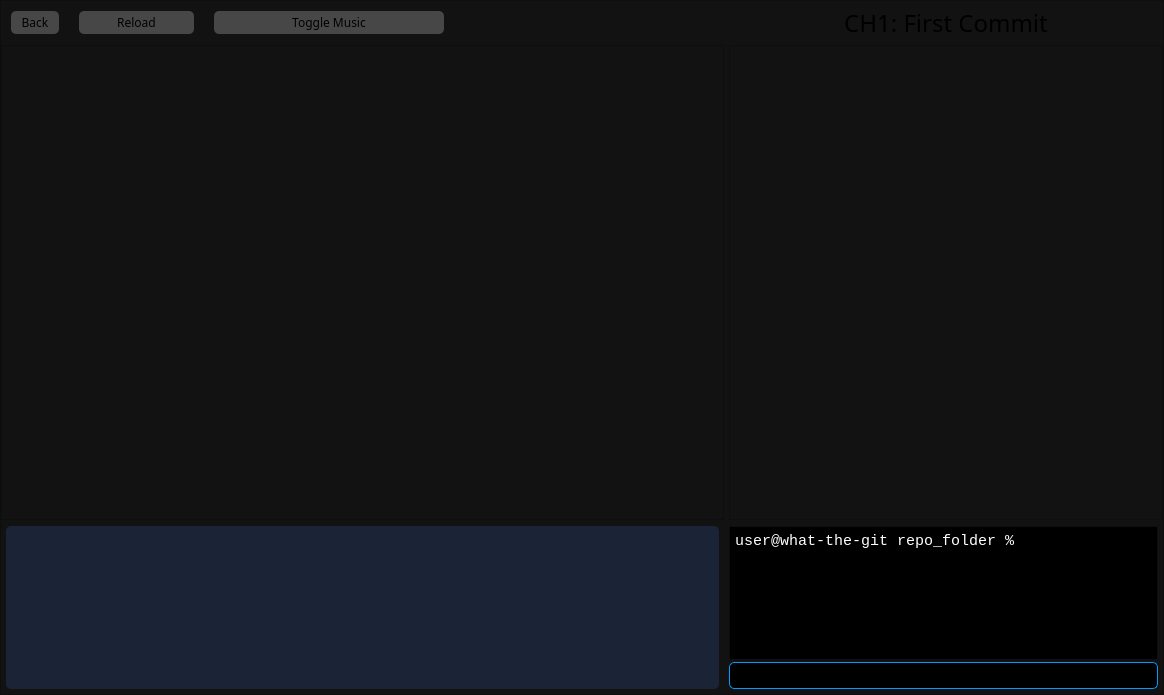
<?xml version="1.0" encoding="UTF-8"?>
<ui version="4.0">
 <class>MainChapterWindow</class>
 <widget class="QMainWindow" name="MainChapterWindow">
  <property name="geometry">
   <rect>
    <x>0</x>
    <y>0</y>
    <width>1164</width>
    <height>695</height>
   </rect>
  </property>
  <property name="sizePolicy">
   <sizepolicy hsizetype="Expanding" vsizetype="Expanding">
    <horstretch>0</horstretch>
    <verstretch>0</verstretch>
   </sizepolicy>
  </property>
  <property name="minimumSize">
   <size>
    <width>900</width>
    <height>530</height>
   </size>
  </property>
  <property name="maximumSize">
   <size>
    <width>1920</width>
    <height>900</height>
   </size>
  </property>
  <property name="font">
   <font>
    <family>Montserrat</family>
    <pointsize>12</pointsize>
   </font>
  </property>
  <property name="windowTitle">
   <string>MainWindow</string>
  </property>
  <property name="styleSheet">
   <string notr="true">background-color: rgb(0, 0, 0);</string>
  </property>
  <widget class="QWidget" name="main_chapter_central_widget">
   <property name="sizePolicy">
    <sizepolicy hsizetype="Expanding" vsizetype="Expanding">
     <horstretch>0</horstretch>
     <verstretch>0</verstretch>
    </sizepolicy>
   </property>
   <property name="minimumSize">
    <size>
     <width>900</width>
     <height>530</height>
    </size>
   </property>
   <property name="maximumSize">
    <size>
     <width>1920</width>
     <height>900</height>
    </size>
   </property>
   <property name="font">
    <font>
     <family>Montserrat</family>
     <pointsize>12</pointsize>
    </font>
   </property>
   <property name="styleSheet">
    <string notr="true"/>
   </property>
   <layout class="QGridLayout" name="gridLayout">
    <property name="leftMargin">
     <number>0</number>
    </property>
    <property name="topMargin">
     <number>0</number>
    </property>
    <property name="rightMargin">
     <number>0</number>
    </property>
    <property name="bottomMargin">
     <number>0</number>
    </property>
    <item row="0" column="0">
     <widget class="QFrame" name="main_chapter_frame">
      <property name="enabled">
       <bool>true</bool>
      </property>
      <property name="sizePolicy">
       <sizepolicy hsizetype="Expanding" vsizetype="Expanding">
        <horstretch>0</horstretch>
        <verstretch>0</verstretch>
       </sizepolicy>
      </property>
      <property name="minimumSize">
       <size>
        <width>900</width>
        <height>530</height>
       </size>
      </property>
      <property name="maximumSize">
       <size>
        <width>1920</width>
        <height>1000</height>
       </size>
      </property>
      <property name="font">
       <font>
        <family>Montserrat</family>
        <pointsize>12</pointsize>
       </font>
      </property>
      <property name="styleSheet">
       <string notr="true">background-color: rgb(18, 18, 18);</string>
      </property>
      <property name="frameShape">
       <enum>QFrame::StyledPanel</enum>
      </property>
      <property name="frameShadow">
       <enum>QFrame::Raised</enum>
      </property>
      <layout class="QGridLayout" name="gridLayout_3">
       <property name="leftMargin">
        <number>0</number>
       </property>
       <property name="topMargin">
        <number>0</number>
       </property>
       <property name="rightMargin">
        <number>0</number>
       </property>
       <property name="bottomMargin">
        <number>0</number>
       </property>
       <item row="0" column="0">
        <layout class="QGridLayout" name="gridLayout_2" rowstretch="1,11,4" columnstretch="5,3">
         <property name="horizontalSpacing">
          <number>5</number>
         </property>
         <property name="verticalSpacing">
          <number>1</number>
         </property>
         <item row="2" column="0">
          <widget class="QFrame" name="frame_3">
           <property name="sizePolicy">
            <sizepolicy hsizetype="Expanding" vsizetype="Expanding">
             <horstretch>0</horstretch>
             <verstretch>0</verstretch>
            </sizepolicy>
           </property>
           <property name="styleSheet">
            <string notr="true">background-color: rgb(27, 35, 54); 
margin:5px;
border-radius: 5px;</string>
           </property>
           <property name="frameShape">
            <enum>QFrame::StyledPanel</enum>
           </property>
           <property name="frameShadow">
            <enum>QFrame::Raised</enum>
           </property>
          </widget>
         </item>
         <item row="1" column="1">
          <widget class="QFrame" name="chapter_info_frame">
           <property name="sizePolicy">
            <sizepolicy hsizetype="Expanding" vsizetype="Expanding">
             <horstretch>0</horstretch>
             <verstretch>0</verstretch>
            </sizepolicy>
           </property>
           <property name="frameShape">
            <enum>QFrame::StyledPanel</enum>
           </property>
           <property name="frameShadow">
            <enum>QFrame::Raised</enum>
           </property>
           <layout class="QGridLayout" name="gridLayout_4">
            <property name="leftMargin">
             <number>0</number>
            </property>
            <property name="topMargin">
             <number>0</number>
            </property>
            <property name="rightMargin">
             <number>0</number>
            </property>
            <property name="bottomMargin">
             <number>0</number>
            </property>
            <item row="0" column="0">
             <layout class="QVBoxLayout" name="verticalLayout"/>
            </item>
           </layout>
          </widget>
         </item>
         <item row="0" column="1">
          <widget class="QLabel" name="title_label">
           <property name="sizePolicy">
            <sizepolicy hsizetype="Expanding" vsizetype="Expanding">
             <horstretch>0</horstretch>
             <verstretch>0</verstretch>
            </sizepolicy>
           </property>
           <property name="font">
            <font>
             <family>Montserrat</family>
             <pointsize>18</pointsize>
            </font>
           </property>
           <property name="styleSheet">
            <string notr="true">align=&quot;center&quot; </string>
           </property>
           <property name="text">
            <string>CH1: First Commit</string>
           </property>
           <property name="alignment">
            <set>Qt::AlignCenter</set>
           </property>
          </widget>
         </item>
         <item row="1" column="0">
          <widget class="QFrame" name="frame">
           <property name="sizePolicy">
            <sizepolicy hsizetype="Expanding" vsizetype="Expanding">
             <horstretch>0</horstretch>
             <verstretch>0</verstretch>
            </sizepolicy>
           </property>
           <property name="styleSheet">
            <string notr="true"/>
           </property>
           <property name="frameShape">
            <enum>QFrame::StyledPanel</enum>
           </property>
           <property name="frameShadow">
            <enum>QFrame::Raised</enum>
           </property>
          </widget>
         </item>
         <item row="0" column="0">
          <layout class="QHBoxLayout" name="horizontalLayout_2" stretch="0,1,2">
           <property name="spacing">
            <number>20</number>
           </property>
           <property name="sizeConstraint">
            <enum>QLayout::SetMinAndMaxSize</enum>
           </property>
           <property name="leftMargin">
            <number>10</number>
           </property>
           <property name="topMargin">
            <number>10</number>
           </property>
           <property name="rightMargin">
            <number>280</number>
           </property>
           <property name="bottomMargin">
            <number>10</number>
           </property>
           <item>
            <widget class="QPushButton" name="pushButton">
             <property name="sizePolicy">
              <sizepolicy hsizetype="Expanding" vsizetype="Expanding">
               <horstretch>0</horstretch>
               <verstretch>0</verstretch>
              </sizepolicy>
             </property>
             <property name="minimumSize">
              <size>
               <width>0</width>
               <height>0</height>
              </size>
             </property>
             <property name="font">
              <font>
               <family>Montserrat</family>
              </font>
             </property>
             <property name="styleSheet">
              <string notr="true">background-color: rgb(71, 71, 71);border-radius: 5px;padding-left:10px ;padding-right:10px </string>
             </property>
             <property name="text">
              <string>Back</string>
             </property>
            </widget>
           </item>
           <item>
            <widget class="QPushButton" name="pushButton_2">
             <property name="sizePolicy">
              <sizepolicy hsizetype="Expanding" vsizetype="Expanding">
               <horstretch>0</horstretch>
               <verstretch>0</verstretch>
              </sizepolicy>
             </property>
             <property name="minimumSize">
              <size>
               <width>0</width>
               <height>0</height>
              </size>
             </property>
             <property name="font">
              <font>
               <family>Montserrat</family>
              </font>
             </property>
             <property name="styleSheet">
              <string notr="true">background-color: rgb(71, 71, 71);border-radius: 5px; </string>
             </property>
             <property name="text">
              <string>Reload</string>
             </property>
            </widget>
           </item>
           <item>
            <widget class="QPushButton" name="pushButton_3">
             <property name="sizePolicy">
              <sizepolicy hsizetype="Expanding" vsizetype="Expanding">
               <horstretch>0</horstretch>
               <verstretch>0</verstretch>
              </sizepolicy>
             </property>
             <property name="minimumSize">
              <size>
               <width>0</width>
               <height>0</height>
              </size>
             </property>
             <property name="font">
              <font>
               <family>Montserrat</family>
              </font>
             </property>
             <property name="styleSheet">
              <string notr="true">background-color: rgb(71, 71, 71);border-radius: 5px; </string>
             </property>
             <property name="text">
              <string>Toggle Music</string>
             </property>
            </widget>
           </item>
          </layout>
         </item>
         <item row="2" column="1">
          <layout class="QVBoxLayout" name="verticalLayout_2" stretch="5,1">
           <property name="spacing">
            <number>2</number>
           </property>
           <property name="topMargin">
            <number>5</number>
           </property>
           <property name="rightMargin">
            <number>5</number>
           </property>
           <property name="bottomMargin">
            <number>5</number>
           </property>
           <item>
            <widget class="QScrollArea" name="scrollArea">
             <property name="widgetResizable">
              <bool>true</bool>
             </property>
             <widget class="QWidget" name="scrollAreaWidgetContents">
              <property name="geometry">
               <rect>
                <x>0</x>
                <y>0</y>
                <width>425</width>
                <height>131</height>
               </rect>
              </property>
              <layout class="QHBoxLayout" name="horizontalLayout_4">
               <property name="spacing">
                <number>0</number>
               </property>
               <property name="leftMargin">
                <number>0</number>
               </property>
               <property name="topMargin">
                <number>0</number>
               </property>
               <property name="rightMargin">
                <number>0</number>
               </property>
               <property name="bottomMargin">
                <number>0</number>
               </property>
               <item>
                <widget class="QTextBrowser" name="textBrowser">
                 <property name="font">
                  <font>
                   <family>Courier New</family>
                  </font>
                 </property>
                 <property name="styleSheet">
                  <string notr="true">background-color: rgb(0, 0, 0);</string>
                 </property>
                 <property name="html">
                  <string>&lt;!DOCTYPE HTML PUBLIC &quot;-//W3C//DTD HTML 4.0//EN&quot; &quot;http://www.w3.org/TR/REC-html40/strict.dtd&quot;&gt;
&lt;html&gt;&lt;head&gt;&lt;meta name=&quot;qrichtext&quot; content=&quot;1&quot; /&gt;&lt;meta charset=&quot;utf-8&quot; /&gt;&lt;style type=&quot;text/css&quot;&gt;
p, li { white-space: pre-wrap; }
&lt;/style&gt;&lt;/head&gt;&lt;body style=&quot; font-family:'Courier New'; font-size:13pt; font-weight:400; font-style:normal;&quot;&gt;
&lt;p style=&quot; margin-top:0px; margin-bottom:0px; margin-left:0px; margin-right:0px; -qt-block-indent:0; text-indent:0px;&quot;&gt;&lt;span style=&quot; font-family:'Menlo'; font-size:11pt; color:#ffffff;&quot;&gt;user@what-the-git repo_folder % &lt;/span&gt;&lt;/p&gt;&lt;/body&gt;&lt;/html&gt;</string>
                 </property>
                </widget>
               </item>
              </layout>
             </widget>
            </widget>
           </item>
           <item>
            <widget class="QLineEdit" name="lineEdit">
             <property name="sizePolicy">
              <sizepolicy hsizetype="Expanding" vsizetype="Expanding">
               <horstretch>0</horstretch>
               <verstretch>0</verstretch>
              </sizepolicy>
             </property>
             <property name="font">
              <font>
               <family>Menlo</family>
               <pointsize>12</pointsize>
              </font>
             </property>
             <property name="styleSheet">
              <string notr="true">border: 1px solid red;
border-color: rgb(0, 155, 255);
border-radius: 5px; 
selection-color: rgb(4, 184, 255);
background-color: rgb(0, 0, 0);</string>
             </property>
             <property name="text">
              <string/>
             </property>
            </widget>
           </item>
          </layout>
         </item>
        </layout>
       </item>
      </layout>
     </widget>
    </item>
   </layout>
  </widget>
 </widget>
 <resources/>
 <connections/>
</ui>
